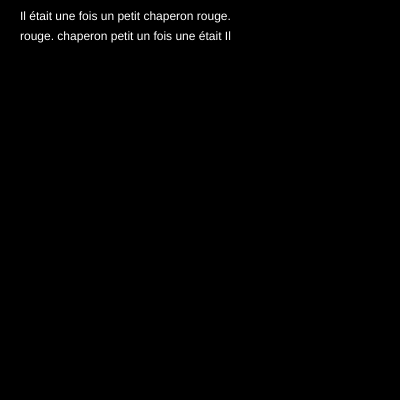
Frame 1 (no input)
Frame 60 (no input): identical to frame 1, image omitted
Frame 120 (the mouse pressed at the canvas centre since frame 60): identical to frame 1, image omitted

The p5.js sketch that drew this single still picture (run headless with seeded random() and noise() and a simulated clock; from frame 60 on, the mouse is pressed at the canvas centre):

// p5.js sketch
// ── sketch.js
// http://www.ac-grenoble.fr/disciplines/informatiquelycee/p5_base_a10.html

var phrase;
var tab;
var verlen="";

function setup()
{
  can=createCanvas(400,400);
  background(0);
  phrase="Il était une fois un petit chaperon rouge.";
  tab=split(phrase," ");
  //textAlign(CENTER);
  fill(255);
  for (var i=(tab.length-1); i>=0;i--)
  {
  	verlen=verlen+tab[i]+" ";

  }
  text(phrase,20,20);
  text(verlen,20,40);
  
}


function draw()
{
  
}
